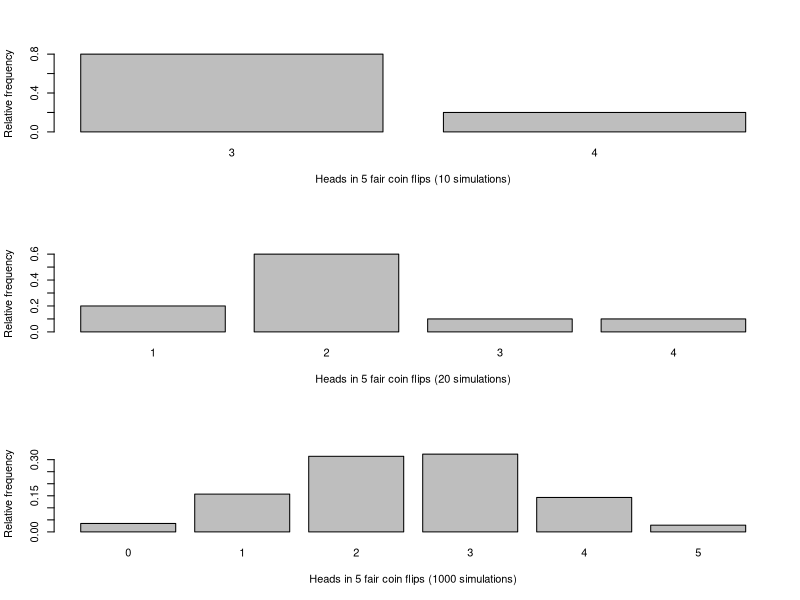

R code for this plot:
rm(list=ls())

simheads <- function(Nsim, k) {
  nheads <- vector(length=Nsim)

  for(i in 1:Nsim)
    nheads[i] <- sum(sample(0:1, size=k, replace=TRUE))

  return (nheads)
}

par(mfrow=c(3,1))

for (Nsim in c(10, 20, 1000)) {
  k <- 5
  nheadsim <- simheads(Nsim=Nsim, k=k)
  relfreq <- table(nheadsim )/ Nsim

  barplot(relfreq,
          ylab="Relative frequency",
          xlab=paste("Heads in ", k, " fair coin flips (", Nsim, " simulations)",
                     sep=""))
}
